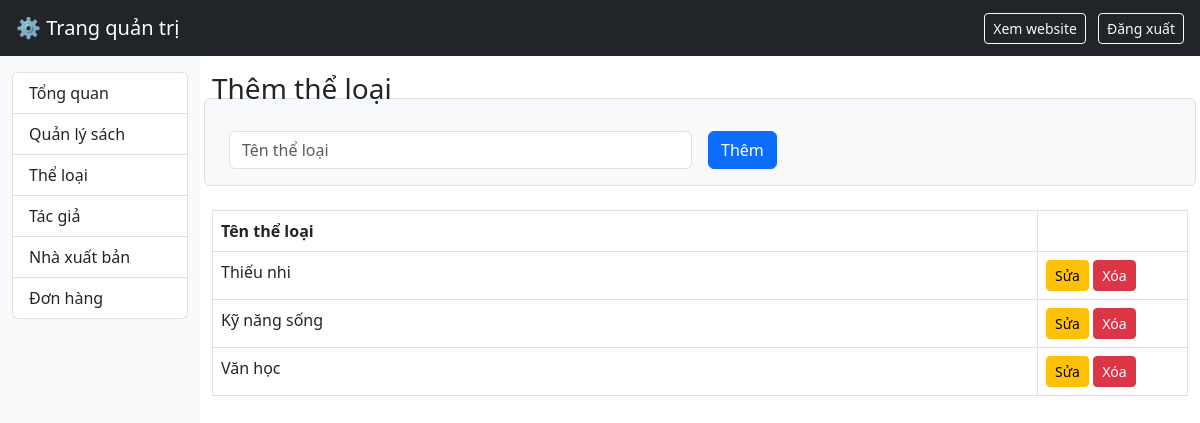
/admin/theloai.php (signed in), run on the app's committed database.
### tables this page shows
CREATE TABLE theloai (
  id INT AUTO_INCREMENT PRIMARY KEY,
  ten_theloai VARCHAR(100) NOT NULL
);

### admin/theloai.php (the view, shortened to what this page needs)
<?php require_once 'header.php'; ?>
<?php
$sua = null;
$ds = $conn->query("SELECT * FROM theloai ORDER BY id DESC");
?>
<h3><?= $sua ? 'Sửa thể loại' : 'Thêm thể loại' ?></h3>
<form method="POST" class="row g-3 mb-4 border p-3 rounded bg-light">
    <div class="col-md-6">
        <input type="text" name="ten_theloai" class="form-control" placeholder="Tên thể loại" required
               value="<?= htmlspecialchars($sua['ten_theloai'] ?? '') ?>">
    </div>
    <div class="col-md-3">
        <button type="submit" class="btn btn-primary"><?= $sua ? 'Cập nhật' : 'Thêm' ?></button>
    </div>
</form>
<table class="table table-bordered">
<tr><th>Tên thể loại</th><th style="width:150px"></th></tr>
<?php while ($r = $ds->fetch_assoc()): ?>
<tr>
    <td><?= htmlspecialchars($r['ten_theloai']) ?></td>
    <td>
        <a href="theloai.php?sua=<?= $r['id'] ?>" class="btn btn-sm btn-warning">Sửa</a>
        <a href="theloai.php?xoa=<?= $r['id'] ?>" class="btn btn-sm btn-danger" onclick="return confirm('Xóa?')">Xóa</a>
    </td>
</tr>
<?php endwhile; ?>
</table>
<?php require_once 'footer.php'; ?>

### data on the page
theloai: ten_theloai "Thiếu nhi"
theloai: ten_theloai "Kỹ năng sống"
theloai: ten_theloai "Văn học"
